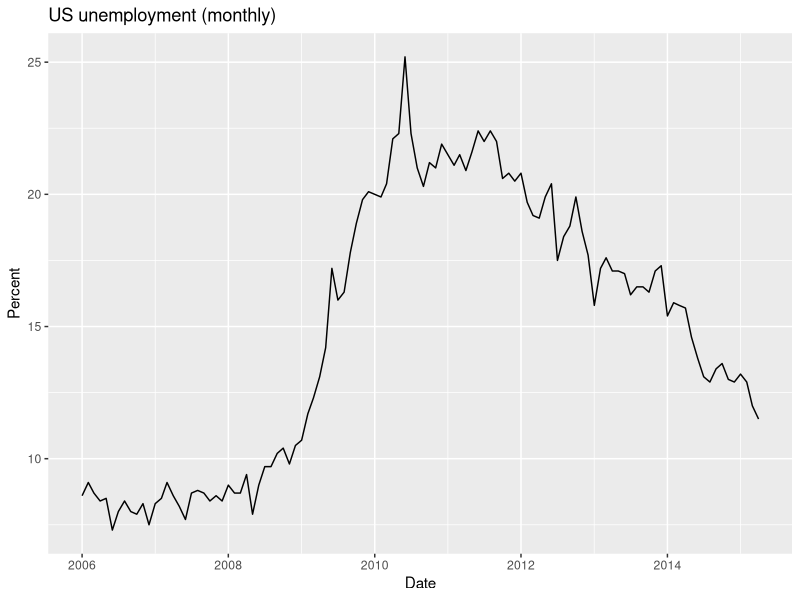
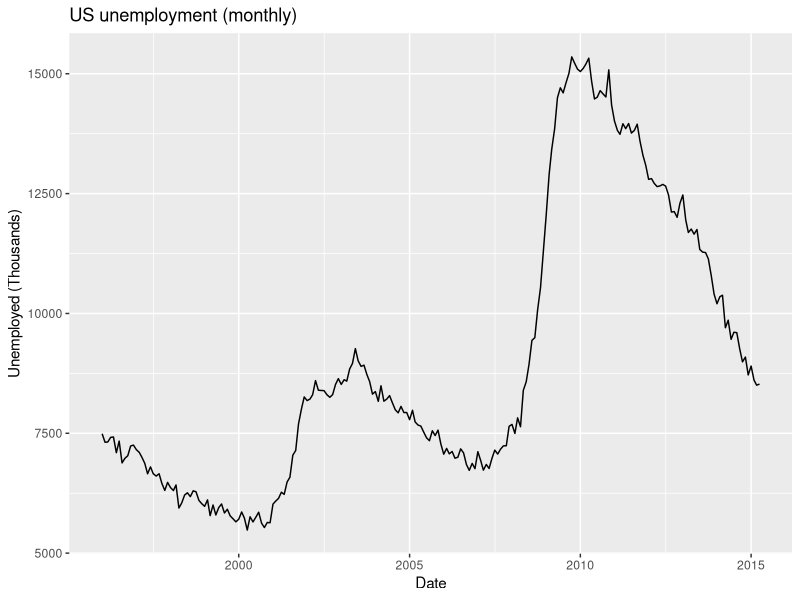

The R source for these figures, in order:
## ---- chunk 1
library(tidyverse)
library(knitr)
## ---- chunk 2
## First we should take a look at our data
head(economics)

## Now print out the number of rows in the table
nrow(economics)
## ---- chunk 3
economics %>% filter(uempmed >= 10) %>% head()
## ---- chunk 4
knitr::opts_chunk$set(echo = TRUE, include = TRUE)
## ---- chunk 5

plot.data <- economics %>% 
    filter(date >= as.Date("2006-01-01")) %>% 
    select(date, uempmed)

plot1 <- ggplot(plot.data, aes(x = date, y = uempmed)) +
    geom_line() +
    labs(title = "US unemployment (monthly)", 
         x = "Date",
         y = "Percent")

## ---- chunk 6
plot1
## ---- chunk 7
plot.data <- economics %>% 
    filter(date >= as.Date("1996-01-01")) %>% 
    select(date, unemploy)

plot2 <- ggplot(plot.data, aes(x = date, y = unemploy)) +
    geom_line() +
    labs(title = "US unemployment (monthly)",
         x = "Date",
         y = "Unemployed (Thousands)")

plot2
## ---- chunk 8
kable(head(economics, 3), "pandoc", 
      col.names = c("Date", "Pce", "Pop", 
                    "Psavert", "uempmed", "unemploy"), 
      align = "c")
